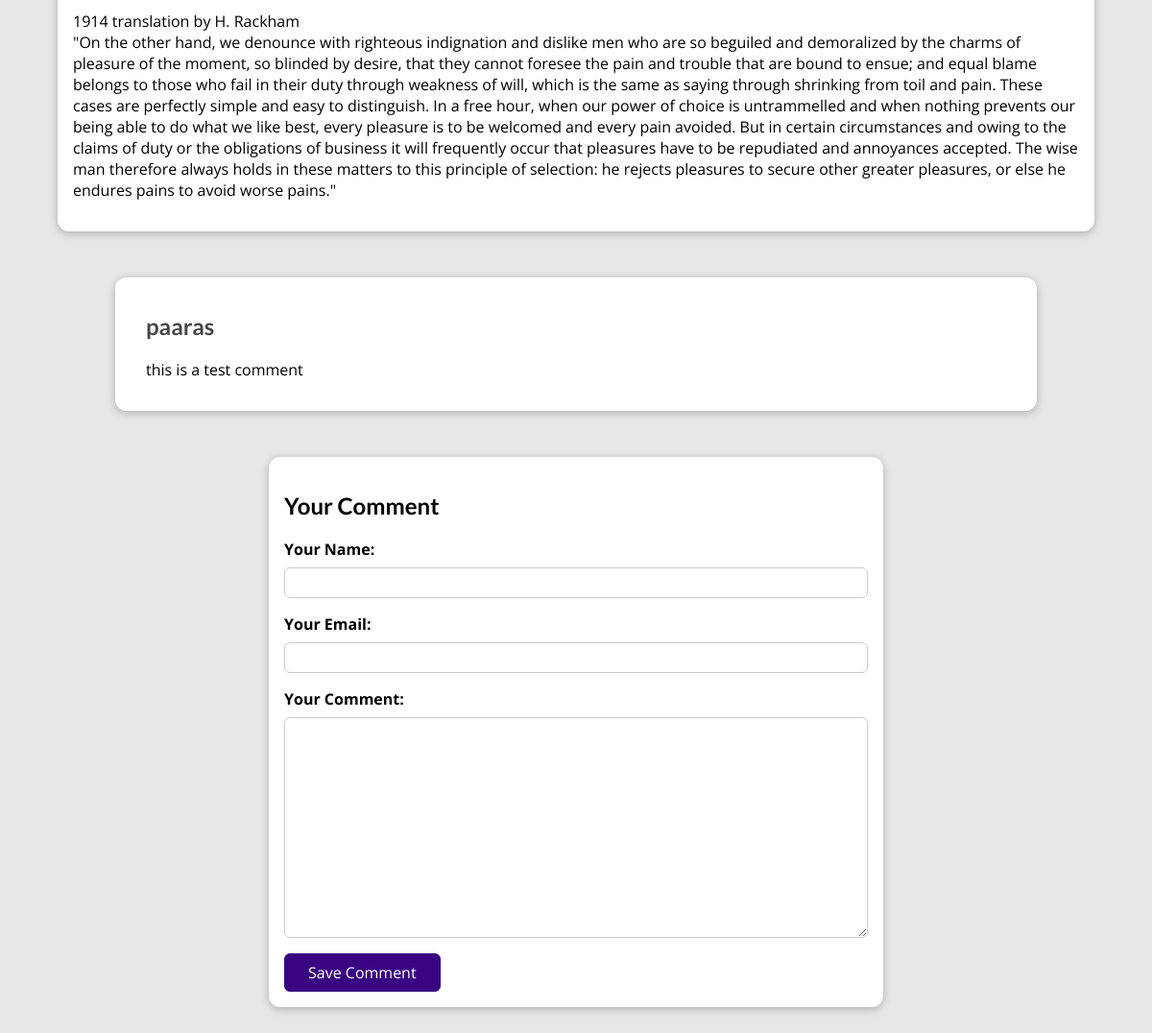
Page /posts/coding-is-similar-to-life (lower part) on the earlier database version.
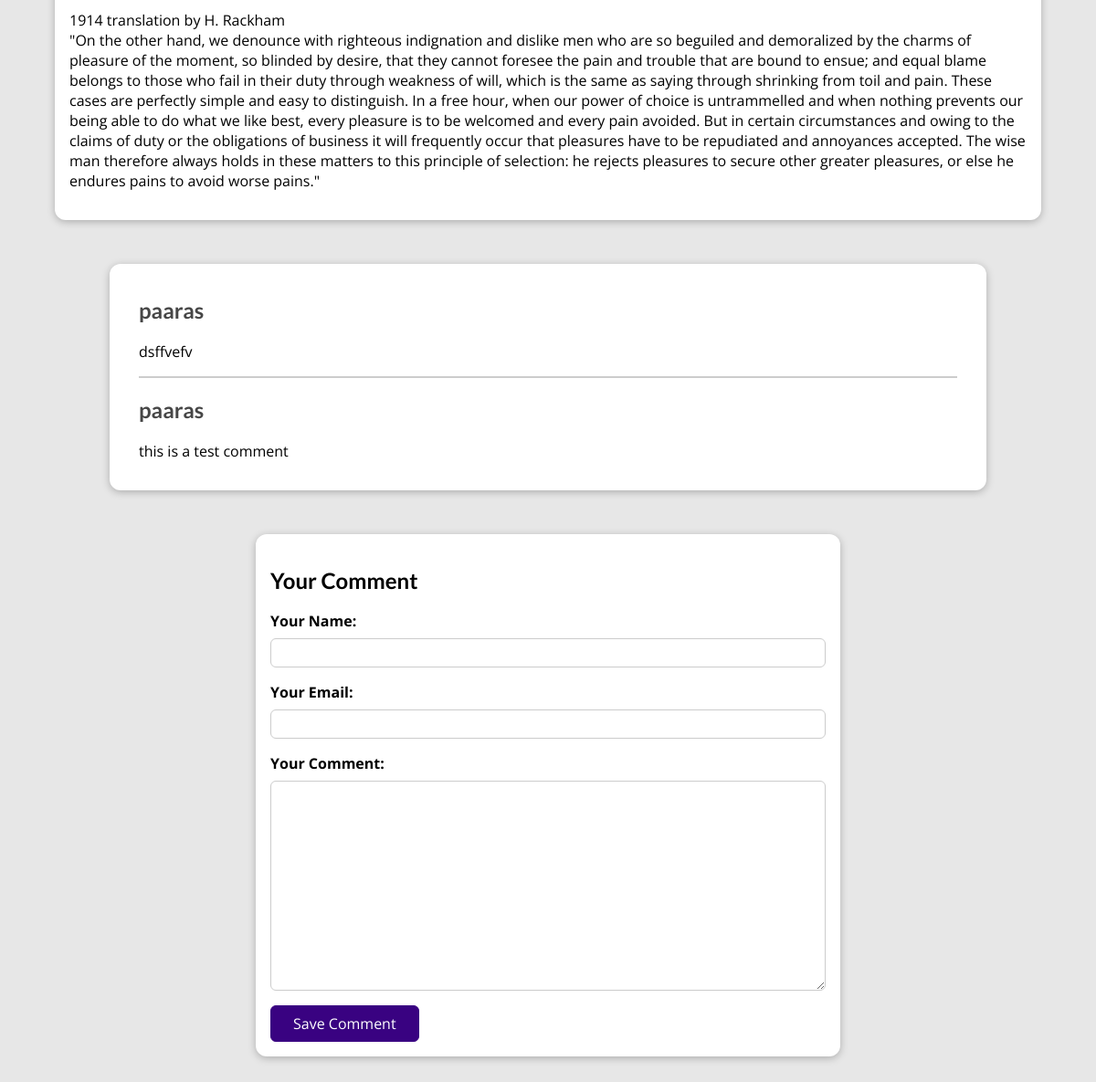
Same page on the later database version.
### blog/models.py (models this page shows)
class Comment(models.Model):
    user_name = models.CharField(max_length=120)
    user_email = models.EmailField()
    text = models.TextField(max_length=400)
    post = models.ForeignKey(
        Post, on_delete=models.CASCADE, related_name="comments")

### blog/views.py (the view, shortened to what this page needs)
# urls.py: path("posts/<slug:slug>", views.SinglePostView.as_view(),
class SinglePostView(View):
    def is_stored_post(self, request, post_id):
        stored_posts = request.session.get("stored_posts")
        if stored_posts is not None:
          is_saved_for_later = post_id in stored_posts
        else:
          is_saved_for_later = False
        return is_saved_for_later
    def get(self, request, slug):
        post = Post.objects.get(slug=slug)
        context = {
            "post": post,
            "post_tags": post.tags.all(),
            "comment_form": CommentForm(),
            "comments": post.comments.all().order_by("-id"),
            "saved_for_later": self.is_stored_post(request, post.id)
        }
        return render(request, "blog/post-detail.html", context)

### blog/forms.py
class CommentForm(forms.ModelForm):
    class Meta:
        model = Comment
        exclude = ["post"]
        labels = {
          "user_name": "Your Name",
          "user_email": "Your Email",
          "text": "Your Comment"
        }

### blog/models.py (called while the page is built)
    def full_name(self):
        return f"{self.first_name} {self.last_name}"

    def __str__(self):
        return self.full_name()

### blog/templates/blog/post-detail.html (shortened to what this page needs)
{% extends "base.html" %}
{% load static %}
{% block css_files %}
<link rel="stylesheet" href="{% static "blog/post-detail.css" %}" />
{% endblock %}
{% block content %}
<main>
  {{ post.content|linebreaks }}
</main>
<section id="comments">
  <ul>
    {% for comment in comments %}
      <li>
        <h2>{{ comment.user_name }}</h2>
        <p>{{ comment.text|linebreaks }}</p>
      </li>
    {% endfor %}
  </ul>
</section>
<section id="comment-form">
  <h2>Your Comment</h2>
  <form action="{% url "post-detail-page" post.slug %}" method="POST">
    {% for form_field in comment_form %}
      <div class="form-control {% if form_field.errors %}invalid{% endif %}">
        {{ form_field.label_tag }}
        {{ form_field }}
      </div>
    {% endfor %}
    <button>Save Comment</button>
  </form>
</section>
{% endblock %}

Differences in the rows shown:
added Comment: user_name "paaras", text "dsffvefv"
